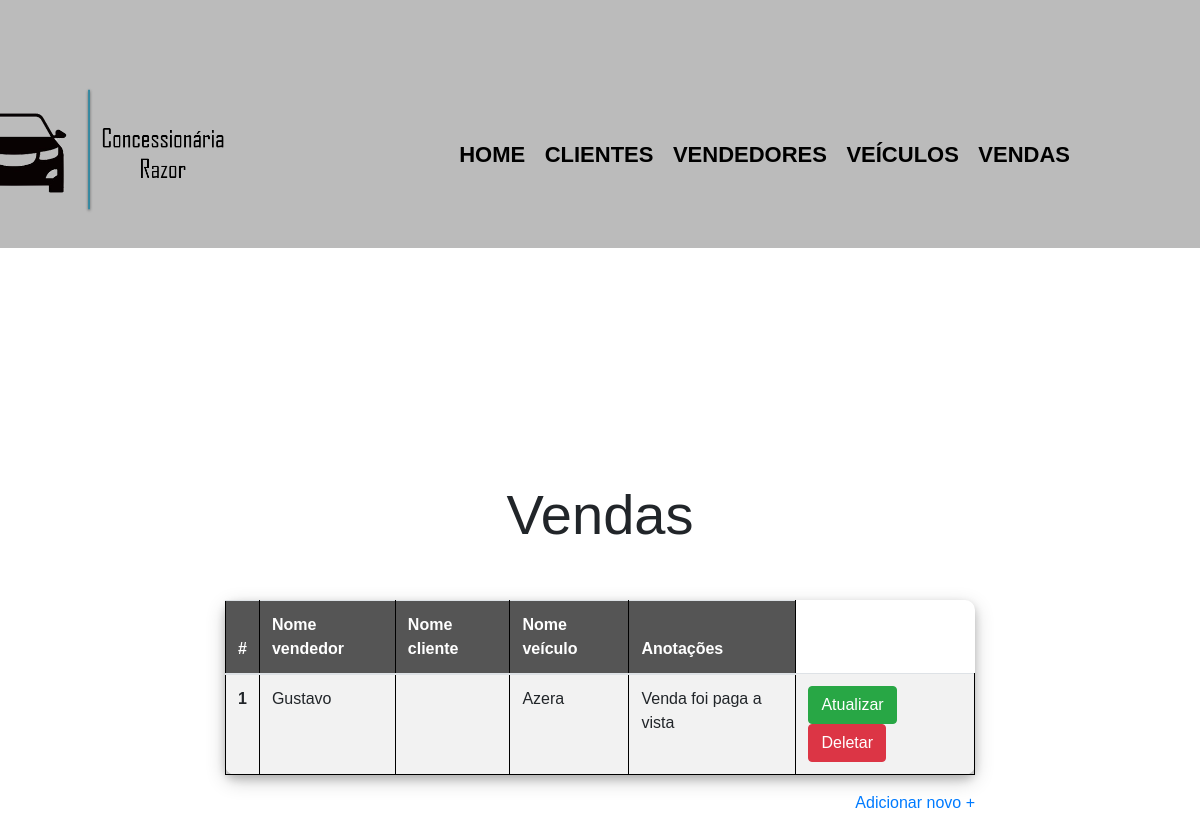
The page /listaVenda.php on the database as committed earlier.
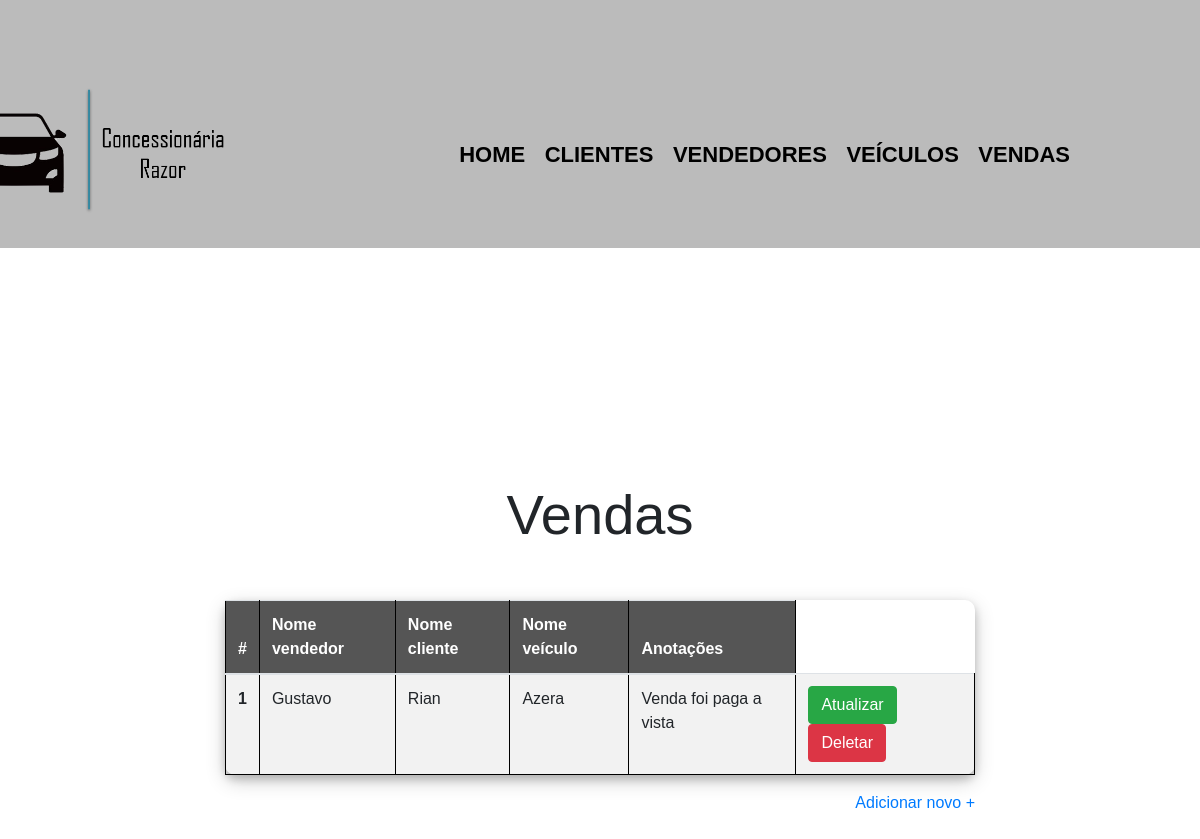
The same page on the database as committed later.
### tables this page shows
create table venda(
id_venda int(3) NOT NULL AUTO_INCREMENT,
id_ven int(3) not null,
id_cli int(3) not null,
id_vei int(3) not null,
anotacoes varchar(500),
primary key(id_venda),
foreign key(id_ven) references vendedor(id_ven),
foreign key(id_cli) references cliente(id_cli),
foreign key(id_vei) references veiculo(id_vei));

create table vendedor(
id_ven int(3) NOT NULL AUTO_INCREMENT,
cpf varchar(14) not null,
nome varchar(40) not null,
telefone varchar(16) not null,
endereco varchar(50) not null,
primary key(id_ven));

create table veiculo(
id_vei int(3) NOT NULL AUTO_INCREMENT,
modelo varchar(30) not null,
cor varchar(25) not null,
fabricante varchar(30) not null,
ano char(4) not null,
primary key(id_vei));

create table cliente(
id_cli int(3) NOT NULL AUTO_INCREMENT,
cpf varchar(14) not null,
nomeCli varchar(40) not null,
telefone varchar(16) not null,
endereco varchar(50) not null,
primary key(id_cli));

### php/readVenda.php (called while the page is built, shortened)
<?php
include "conexao.php";
$sql = "SELECT * FROM venda, cliente, vendedor, veiculo WHERE venda.id_ven = vendedor.id_ven and venda.id_cli = cliente.id_cli and venda.id_vei = veiculo.id_vei ORDER BY id_venda ASC";
$result = mysqli_query($conn, $sql);

### listaVenda.php (the view, shortened to what this page needs)
<?php include "php/readVenda.php"; ?>
<!DOCTYPE html>
<html>
<head>
	<link rel="stylesheet" href="https://maxcdn.bootstrapcdn.com/bootstrap/4.0.0/css/bootstrap.min.css">
	<link rel="stylesheet" href="css/style.css">
</head>
<body>
	<header>
		<div class="caixa">
			<h1><img height="250" class="logoempresa" src="img/logoempresa.png"></h1>
			<nav>
				<ul>
					<li><a href="index.php">Home</a></li>
					<li><a href="listaCliente.php">Clientes</a></li>
					<li><a href="listaVendedor.php">Vendedores</a></li>
					<li><a href="listaVeiculo.php">Veículos</a></li>
					<li><a href="listaVenda.php">Vendas</a></li>
				</ul>
			</nav>
		</div>
	</header>
	<div class="container">
		<div class="box">
			<h4 class="display-4 text-center">Vendas</h4><br>
			<?php if (mysqli_num_rows($result)) { ?>
				<table class="table table-striped">
					<thead>
						<tr>
							<th scope="col">#</th>
							<th scope="col">Nome vendedor</th>
							<th scope="col">Nome cliente</th>
							<th scope="col">Nome veículo</th>
							<th scope="col">Anotações</th>
						</tr>
					</thead>
					<tbody>
						<?php
						$i = 0;
						while ($rows = mysqli_fetch_assoc($result)) {
							$i++;
						?>
							<tr>
								<th scope="row"><?= $i ?></th>
								<td><?= $rows['nome'] ?></td>
								<td><?php echo $rows['nomeCli']; ?></td>
								<td><?php echo $rows['modelo']; ?></td>
								<td><?php echo $rows['anotacoes']; ?></td>
								<td><a href="editaVenda.php?id_venda=<?= $rows['id_venda'] ?>" class="btn btn-success">Atualizar</a>
									<a href="php/deleteVenda.php?id_venda=<?= $rows['id_venda'] ?>" class="btn btn-danger">Deletar</a>
								</td>
							</tr>
						<?php } ?>
					</tbody>
				</table>
			<?php } ?>
			<div class="link-right">
				<a href="criaVenda.php" class="link-primary">Adicionar novo +</a>
			</div>
		</div>
	</div>
</body>
</html>

### css/style.css (style rules this page uses)
body { font-family: 'Montserrat', sans-serif; }
.container { min-height: 100vh; display: flex; justify-content: center; align-items: center; flex-direction: column; }
.logoempresa { right: 80%; margin-right: 30px; position: absolute; }
.box { width: 750px; }
.container table { padding: 20px; border-radius: 10px; box-shadow: 0 4px 8px 0 rgba(0, 0, 0, 0.2), 0 6px 20px 0 rgba(0, 0, 0, 0.19); }
.link-right { display: flex; justify-content: flex-end; }
header { background: #BBBBBB; padding: 20px 0; }
.caixa { height: 200px; position: relative; width: 940px; margin-top: 50px; margin: 0 auto; }
nav { position: absolute; top: 110px; right: 0; }
nav li { display: inline; margin: 0 0 0 15px; }
nav a { text-transform: uppercase; color: #000000; font-weight: bold; font-size: 22px; text-decoration: none; }
table { margin: 20px 0 40px; }
thead { background: #555555; color: white; font-weight: bold; }
td, th { border: 1px solid #000000; padding: 8px 15px; }

Rows that differ between the two databases and show on the page:
changed through a linked row, venda "Venda foi paga a vista": id_cli.nomeCli (not shown) → "Rian"
